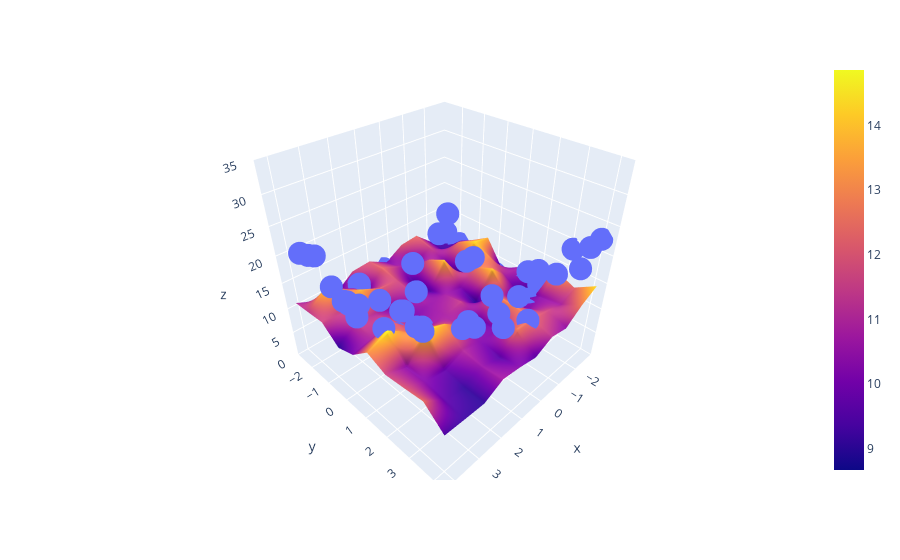

The code cell stored with this chart in its notebook:
### Code cell
fig = px.scatter_3d(x=x.ravel(), y=y.ravel(), z=z.ravel())
fig.add_trace(go.Surface(x = x_input, y = y_input, z =z_final))
fig.update_layout(scene = dict(zaxis = dict(range=[0,35])))
fig.show()
